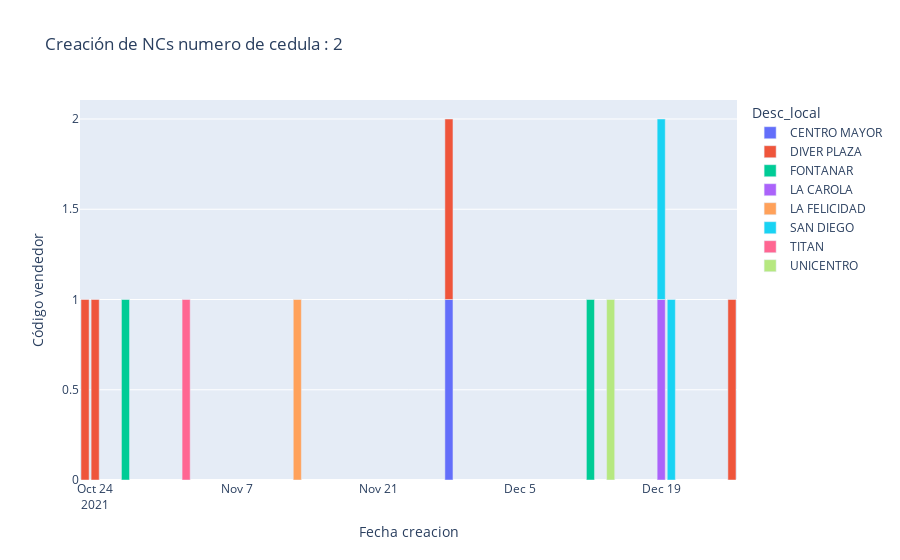

Notebook code for this chart:
### Code cell
nc_r= sa.df_nc.loc[sa.df_nc.Nrutcomprador == "2" ] 
ced_1 = nc_r.groupby(["Desc_local","Dcompra_nvo"])["Cvendedor"].nunique().sort_values(ascending=False).reset_index()
graf_ced_2 = px.bar(ced_1, x="Dcompra_nvo", y="Cvendedor", color="Desc_local",title="Creación de NCs numero de cedula : 2", labels={"Dcompra_nvo":"Fecha creacion","Cvendedor":"Código vendedor"} )
graf_ced_2.show()

### Figure 1 — Plotly figure (JSON) as saved in the notebook; plotly's stock layout.template omitted (floating-point values rounded to 4 significant figures)
{"data": [{"alignmentgroup": "True", "hovertemplate": "Desc_local=CENTRO MAYOR<br>Fecha creacion=%{x}<br>Código vendedor=%{y}<extra></extra>", "legendgroup": "CENTRO MAYOR", "marker": {"color": "#636efa", "pattern": {"shape": ""}}, "name": "CENTRO MAYOR", "offsetgroup": "CENTRO MAYOR", "orientation": "v", "showlegend": true, "textposition": "auto", "type": "bar", "x": ["2021-11-28T00:00:00"], "xaxis": "x", "y": [1], "yaxis": "y"}, {"alignmentgroup": "True", "hovertemplate": "Desc_local=DIVER PLAZA<br>Fecha creacion=%{x}<br>Código vendedor=%{y}<extra></extra>", "legendgroup": "DIVER PLAZA", "marker": {"color": "#EF553B", "pattern": {"shape": ""}}, "name": "DIVER PLAZA", "offsetgroup": "DIVER PLAZA", "orientation": "v", "showlegend": true, "textposition": "auto", "type": "bar", "x": ["2021-10-23T00:00:00", "2021-10-24T00:00:00", "2021-11-28T00:00:00", "2021-12-26T00:00:00"], "xaxis": "x", "y": [1, 1, 1, 1], "yaxis": "y"}, {"alignmentgroup": "True", "hovertemplate": "Desc_local=FONTANAR<br>Fecha creacion=%{x}<br>Código vendedor=%{y}<extra></extra>", "legendgroup": "FONTANAR", "marker": {"color": "#00cc96", "pattern": {"shape": ""}}, "name": "FONTANAR", "offsetgroup": "FONTANAR", "orientation": "v", "showlegend": true, "textposition": "auto", "type": "bar", "x": ["2021-10-27T00:00:00", "2021-12-12T00:00:00"], "xaxis": "x", "y": [1, 1], "yaxis": "y"}, {"alignmentgroup": "True", "hovertemplate": "Desc_local=LA CAROLA<br>Fecha creacion=%{x}<br>Código vendedor=%{y}<extra></extra>", "legendgroup": "LA CAROLA", "marker": {"color": "#ab63fa", "pattern": {"shape": ""}}, "name": "LA CAROLA", "offsetgroup": "LA CAROLA", "orientation": "v", "showlegend": true, "textposition": "auto", "type": "bar", "x": ["2021-12-19T00:00:00"], "xaxis": "x", "y": [1], "yaxis": "y"}, {"alignmentgroup": "True", "hovertemplate": "Desc_local=LA FELICIDAD<br>Fecha creacion=%{x}<br>Código vendedor=%{y}<extra></extra>", "legendgroup": "LA FELICIDAD", "marker": {"color": "#FFA15A", "pattern": {"shape": ""}}, "name": "LA FELICIDAD", "offsetgroup": "LA FELICIDAD", "orientation": "v", "showlegend": true, "textposition": "auto", "type": "bar", "x": ["2021-11-13T00:00:00"], "xaxis": "x", "y": [1], "yaxis": "y"}, {"alignmentgroup": "True", "hovertemplate": "Desc_local=SAN DIEGO<br>Fecha creacion=%{x}<br>Código vendedor=%{y}<extra></extra>", "legendgroup": "SAN DIEGO", "marker": {"color": "#19d3f3", "pattern": {"shape": ""}}, "name": "SAN DIEGO", "offsetgroup": "SAN DIEGO", "orientation": "v", "showlegend": true, "textposition": "auto", "type": "bar", "x": ["2021-12-19T00:00:00", "2021-12-20T00:00:00"], "xaxis": "x", "y": [1, 1], "yaxis": "y"}, {"alignmentgroup": "True", "hovertemplate": "Desc_local=TITAN<br>Fecha creacion=%{x}<br>Código vendedor=%{y}<extra></extra>", "legendgroup": "TITAN", "marker": {"color": "#FF6692", "pattern": {"shape": ""}}, "name": "TITAN", "offsetgroup": "TITAN", "orientation": "v", "showlegend": true, "textposition": "auto", "type": "bar", "x": ["2021-11-02T00:00:00"], "xaxis": "x", "y": [1], "yaxis": "y"}, {"alignmentgroup": "True", "hovertemplate": "Desc_local=UNICENTRO<br>Fecha creacion=%{x}<br>Código vendedor=%{y}<extra></extra>", "legendgroup": "UNICENTRO", "marker": {"color": "#B6E880", "pattern": {"shape": ""}}, "name": "UNICENTRO", "offsetgroup": "UNICENTRO", "orientation": "v", "showlegend": true, "textposition": "auto", "type": "bar", "x": ["2021-12-14T00:00:00"], "xaxis": "x", "y": [1], "yaxis": "y"}], "layout": {"barmode": "relative", "legend": {"title": {"text": "Desc_local"}, "tracegroupgap": 0}, "title": {"text": "Creación de NCs numero de cedula : 2"}, "xaxis": {"anchor": "y", "domain": [0, 1], "title": {"text": "Fecha creacion"}}, "yaxis": {"anchor": "x", "domain": [0, 1], "title": {"text": "Código vendedor"}}}}
